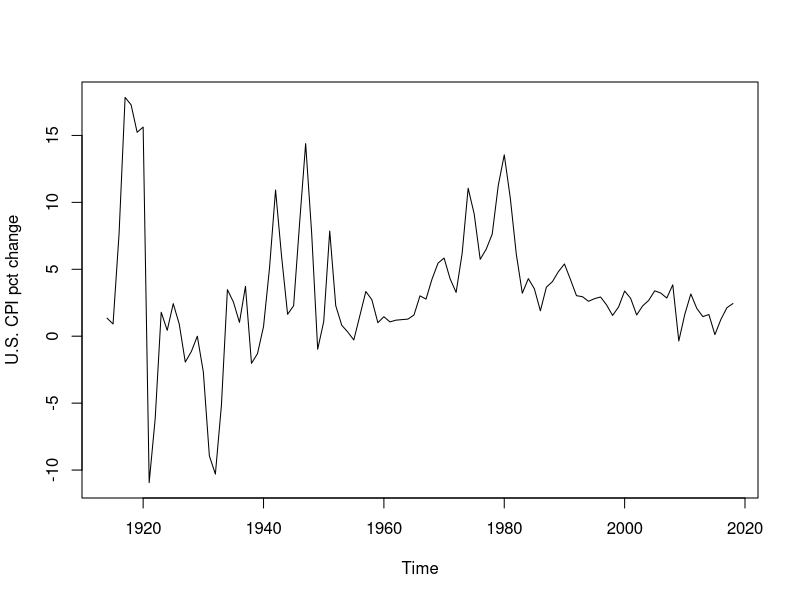

Here is the R script that generated this plot: (Note: this script raises an error after producing the figure.)

# load package nlme for autocorrelation functions
library(stats)
library(forecast)

# Download data from https://fred.stlouisfed.org/series/CPIAUCNS
# Edit Graph - annual frequency, percentage change
# Download CSV: CPIAUCNS.csv

# change your data directory path here
setwd("C:/Teaching/Undergrad/ECO374 19 winter/R")

# load data
data_cpi <- read.csv(file="CPIAUCNS.csv", header=TRUE, sep=",")

# plot, ACF, PACF
tsdata <- ts(data_cpi$CPIAUCNS_PCH,start=c(1914))
plot.ts(tsdata, ylab ="U.S. CPI pct change")
abline(h=c(0,length(data$CPIAUCNS_PCH)))

ACF <- acf(data_cpi$CPIAUCNS_PCH, lag.max = 50, plot = FALSE, demean = TRUE)
plot(ACF[1:50], main="ACF")

PACF <- pacf(data_cpi$CPIAUCNS_PCH, lag.max = 50, plot = FALSE, demean = TRUE, main="ACF")
plot(PACF[1:50], main="PACF")

#----------------------------------------------------------------------
# forecasting with AR(2)

AR2 <- arima(data_cpi$CPIAUCNS_PCH, order = c(2,0,0), include.mean=TRUE)
AR2
AR2fcast <- forecast(AR2,h=10)
plot(AR2fcast)

AR2fct = predict(AR2,n.ahead=10)
plot(AR2fct$pred, main="AR(2) forecast", ylab="forecast")

AR2fct = predict(AR2,n.ahead=30)
plot(AR2fct$pred, main="AR(2) forecast", ylab="forecast")

